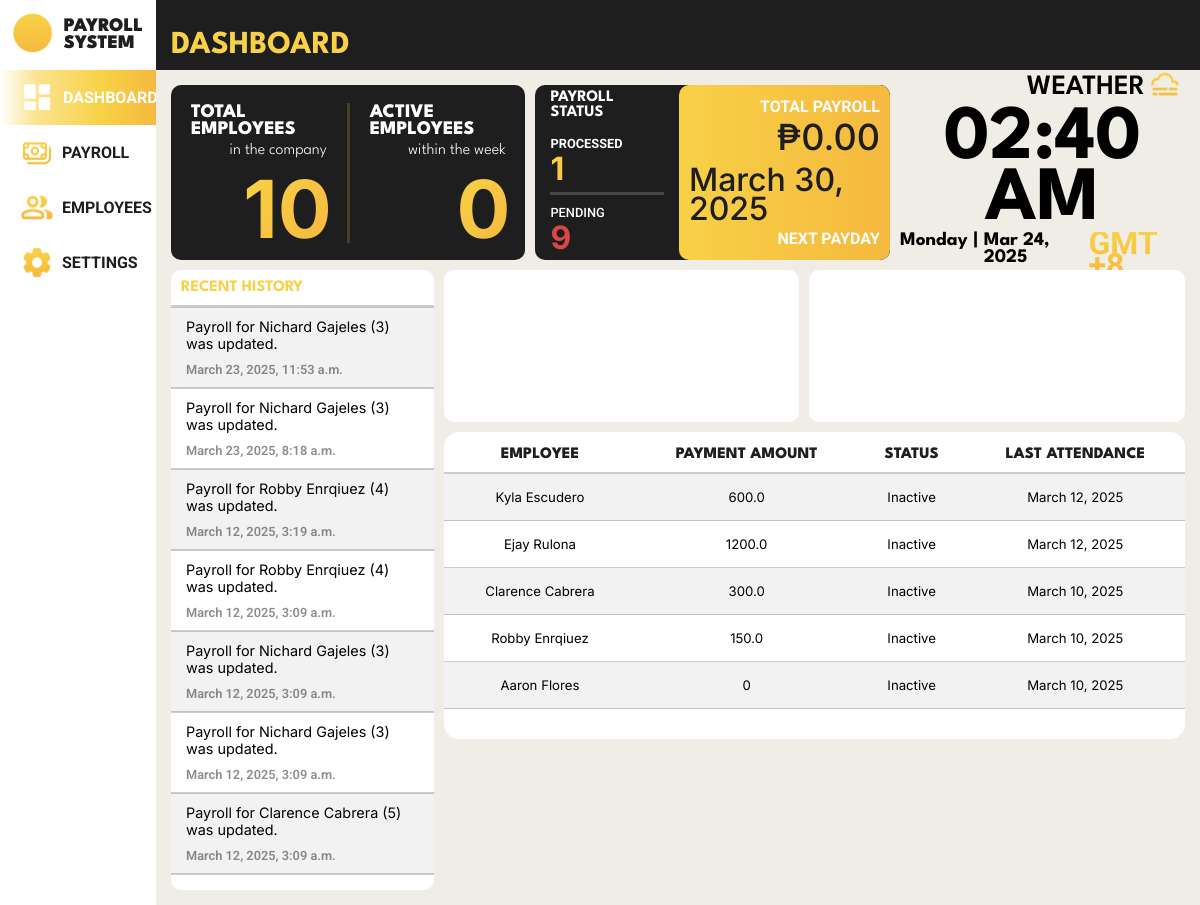
Page /payroll_system/dashboard/ (signed in) on the committed database.
### payroll_system/models.py (models this page shows, shortened)
class Payroll(models.Model):
    class PayrollStatus(models.TextChoices):
        PENDING = 'PENDING', _('Pending')
        PROCESSED = 'PROCESSED', _('Processed')
    payroll_id = models.AutoField(primary_key=True)
    rate = models.FloatField(default=0, null=False)
    incentives = models.FloatField(default=0, null=False)
    payroll_status = models.CharField(max_length=9, choices=PayrollStatus.choices, default=PayrollStatus.PENDING, null=True, blank=True)
    deductions = models.FloatField(default=0, null=False)
    salary = models.FloatField(default=0, null=False)
    cash_advance = models.FloatField(default=0, null=False)
    under_time = models.FloatField(default=0, null=False)
    payment_date = models.DateField(null=False)
    employee_id_fk = models.ForeignKey(Employee, on_delete=models.CASCADE, related_name='payrolls')
    attendance_id_fk = models.ForeignKey(Attendance, null=True, blank=True, on_delete=models.CASCADE)

class History(models.Model):
    history_id = models.AutoField(primary_key=True)
    description = models.CharField(max_length=255, null=False)
    date_time = models.DateTimeField(default=timezone.now, null=False)

class Employee(models.Model):
    class Gender(models.TextChoices):
        MALE = 'Male', _('Male')
        FEMALE = 'Female', _('Female')
        OTHERS = 'Others', _('Others')
    class HighestEducation(models.TextChoices):
        GRADESCHOOL = 'Grade School', _('Grade School')
        HIGHSCHOOL = 'High School', _('High School')
        BACHELORS_DEGREE = 'Bachelor\'s Degree', _('Bachelor\'s Degree')
        VOCATIONAL_EDUCATION = 'Vocational Education', _('Vocational Education')
        MASTERS_DEGREE = 'Master\'s Degree', _('Master\'s Degree')
    class EmployeeStatus(models.TextChoices):
        FULLTIME = 'Full Time', _('Full Time')
        PARTTIME = 'Part Time', _('Part Time')
    class ActiveStatus(models.TextChoices):
        ACTIVE = 'Active', _('Active')
        INACTIVE = 'Inactive', _('Inactive')
    employee_id = models.AutoField(primary_key=True)
    first_name = models.CharField(max_length=100, null=False)
    middle_name = models.CharField(max_length=100, null=True, blank=True)
    last_name = models.CharField(max_length=100, null=False)
    gender = models.CharField(max_length=6, choices=Gender.choices, null=False)
    date_of_birth = models.DateField(null=True)
    contact_number = models.CharField(max_length=15, null=True)
    emergency_contact = models.CharField(max_length=15, null=True)
    region = models.ForeignKey(Region, on_delete=models.SET_NULL, null=True, related_name='employees')
    province = models.ForeignKey(Province, on_delete=models.SET_NULL, null=True, related_name='employees')
    municipality = models.ForeignKey(Municipality, on_delete=models.SET_NULL, null=True, related_name='employees')
    barangay = models.ForeignKey(Barangay, on_delete=models.SET_NULL, null=True, related_name='employees')
    highest_education = models.CharField(max_length=20, choices=HighestEducation.choices, null=True)
    work_experience = models.CharField(max_length=2083, null=True)
    date_of_employment = models.DateField(default=timezone.now)
    days_worked = models.IntegerField(default=0, null=False)
    employee_status = models.CharField(max_length=9, choices=EmployeeStatus.choices, null=True)
    active_status = models.CharField(max_length=8, choices=ActiveStatus.choices, default=ActiveStatus.ACTIVE)
    absences = models.IntegerField(default=0, null=False)
    employee_image = models.ImageField(null=True, blank=True, upload_to='images/')

### payroll_system/views.py (the view)
# urls.py: path('dashboard/', views.dashboard, name='dashboard'),
@login_required
def dashboard(request):
    latest_attendance_subquery = (
        Attendance.objects
        .filter(employee_id_fk=OuterRef('pk'))
        .order_by('-date')
        .values('date')[:1]
    )
    latest_payroll_subquery = (
        Payroll.objects
        .filter(employee_id_fk=OuterRef('pk'))
        .order_by('-payment_date')
        .values('rate')[:1]
    )
    total_employees = Employee.objects.count()
    today = now().date()
    start_of_week = today - timedelta(days=today.weekday())  # Get Monday of current week
    end_of_week = start_of_week + timedelta(days=6)  # Get Sunday of current week
    active_employees_per_day = (
        Attendance.objects.filter(date__range=[start_of_week, end_of_week])
        .values('date')
        .annotate(active_count=Count('employee_id_fk', distinct=True))
    )
    total_active_counts = sum(day['active_count'] for day in active_employees_per_day)
    days_counted = len(active_employees_per_day) or 1  # Avoid division by zero
    avg_active_employees = total_active_counts / days_counted
    processed_payroll_count = (
        Employee.objects.filter(payrolls__payroll_status='PROCESSED')
        .distinct()
        .count()
    )
    pending_payroll_count = (
        Employee.objects.filter(payrolls__payroll_status='PENDING')
        .distinct()
        .count()
    )
    total_payroll = Payroll.objects.filter(payroll_status='PROCESSED').aggregate(Sum('salary'))['salary__sum']
    if total_payroll is None:
        total_payroll = "No total payroll yet"
    today = now().date()
    next_payday = Payroll.objects.filter(payment_date__gt=today).aggregate(Min('payment_date'))['payment_date__min']
    recent_employees = (
        Employee.objects
        .annotate(
            latest_attendance_date=Subquery(latest_attendance_subquery),
            latest_payroll=Subquery(latest_payroll_subquery)
        )
        .order_by('-latest_attendance_date', 'last_name')[:5] # Order by most recent attendance date
    )
    histories = History.objects.order_by('-date_time')[:7]
    for employee in recent_employees:
        employee.total_payment = (employee.latest_payroll or 0) * employee.attendances.count()
    context = {
        'histories': histories,
        'employees': recent_employees,
        'total_employees': total_employees,
        'avg_active_employees': round(avg_active_employees),
        'processed_payroll_count': processed_payroll_count,
        'pending_payroll_count': pending_payroll_count,
        'total_payroll': total_payroll,
        'next_payday': next_payday,
    }
    return render(request, 'payroll_system/dashboard.html', context)

### payroll_system/templates/payroll_system/dashboard.html (shortened to what this page needs)
{% load static %}
<!DOCTYPE html>
<html lang="en">
<head>
    <link rel="stylesheet" href="{% static 'css/template.css' %}">
    <link rel="stylesheet" href="{% static 'css/dashboard.css' %}">
</head>
<body>
    <div class="body">
        <nav>
            <div class="logo">
                <div class="logo-group">
                    <div class="logo-picture">
                        <img src="{% static 'images/logo_icon.png' %}" alt="">
                    </div>
                    <div class="logo-name">
                        <p>PAYROLL</p>
                        <p>SYSTEM</p>
                    </div>
                </div>
            </div>
            <div class="menu">
                <ul>
                    <li class="menu-dashboard" id="focused">
                        <a href="">
                            <img src="{% static 'images/dashboard_icon_focused.png' %}" alt="">
                            <div class="link">DASHBOARD</div>
                        </a>
                    </li>
                    <li class="menu-payroll">
                        <a href="{% url 'payroll_system:payrolls' %}">
                            <img src="{% static 'images/payroll_icon.png' %}" alt="">
                            <div class="link">PAYROLL</div>
                        </a>
                    </li>
                    <li class="menu-employees">
                        <a href="{% url 'payroll_system:employees' %}">
                            <img src="{% static 'images/employee_icon.png' %}" alt="">
                            <div class="link">EMPLOYEES</div>
                        </a>
                    </li>
                    <li class="menu-settings">
                        <a href="{% url 'payroll_system:settings' %}">
                            <img src="{% static 'images/settings_icon.png' %}" alt="">
                            <div class="link">SETTINGS</div>
                        </a>
                    </li>
                </ul>
            </div>
        </nav>
        <header>
            <h1>DASHBOARD</h1>
        </header>
        <div class="system_content">
            <div class="container">
                <div class="total_emp">
                    <div class="emp_statistics">
                        <div class="content">
                            <div class="title">
                                <h2>TOTAL EMPLOYEES</h2>
                                <p>in the company</p>
                            </div>
                            <p class="stats">{{ total_employees }}</p>
                        </div>
                        <div class="vertical-line"></div>
                        <div class="content">
                            <div class="title">
                                <h2>ACTIVE EMPLOYEES</h2>
                                <p>within the week</p>
                            </div>
                            <p class="stats">{{ avg_active_employees }}</p>
                        </div>
                    </div>
                </div>
                <div class="payroll_stats">
                    <div class="content1">
                        <h1 class="payroll_status">PAYROLL STATUS</h1>
                        <div class="processed">
                            <h2>PROCESSED</h2>
                            <p>{{ processed_payroll_count }}</p>
                        </div>
                        <div class="horizontal_line"></div>
                        <div class="pending">
                            <h2>PENDING</h2>
                            <p>{{ pending_payroll_count }}</p>
                        </div>
                    </div>
                    <div class="content2">
                        <div class="total_payroll">
                            <p>TOTAL PAYROLL</p>
                            <h1>{% if total_payroll == "No total payroll yet" %} No total payroll yet {% else %} ₱{{ total_payroll|floatformat:2 }} {% endif %}</h1>
                        </div>
                        <div class="next_payday">
                            <h1>{{ next_payday|default:"N/A" }}</h1>
                            <p>NEXT PAYDAY</p>
                        </div>
                    </div>
                </div>
                <div class="time">
                    <div class="top_content">
                        <div class="weather">
                            <p>WEATHER</p>
                            <img src="{% static 'images/weather_icon.png' %}" alt="">
                        </div>
                        <div class="number_time"><h1 id="philippines-time"></h1></div>
                    </div>
                    <div class="bottom_content">
                        <p id="philippines-day"></p>
                        <p> |</p>
                        <p id="philippines-date"></p>
                        <h1>GMT +8</h1>
                    </div>
                </div>
                <div class="table">
                    <table class="table-1">
                        <th style="font-weight: bold;">RECENT HISTORY</th>
                        {% for history in histories %}
                        <tr>
                            <td>
                                <p class="history">{{ history.description }}</p>
                                <p class="history_time">{{ history.date_time }}</p>
                            </td>
                        </tr>
                        {% empty %}
                        <tr>
                            <td>
                                <p>No logs found.</p>
                            </td>
                        </tr>
                        {% endfor %}
                        <tr>
                            <td>
                            </td>
                        </tr>
                    </table>
                </div>
                <div id="donutchart"></div>
                <div id="columnchart_values"></div>
                <div class="table2">
                    <table class="table-2">
                        <th style="color: #1E1E1E;">EMPLOYEE</th>
                        <th style="color: #1E1E1E;">PAYMENT AMOUNT</th>
                        <th style="color: #1E1E1E;">STATUS</th>
                        <th style="color: #1E1E1E;">LAST ATTENDANCE</th>
                        {% for employee in employees %}
                        <tr>
                            <td>{{ employee.first_name }} {{ employee.last_name }}</td>
                            <td>{{ employee.total_payment }}</td>
                            <td>
                                {% if employee.active_status == "Active" %}
                                    Active
                                {% else %}
                                    Inactive
                                {% endif %}
                            </td>
                            <td>
                                {% if employee.latest_attendance_date %}
                                        {{ employee.latest_attendance_date }}
                                {% else %}
                                    No Attendance Data
                                {% endif %}
                            </td>
                        </tr>
                        {% empty %}
                        <tr>
                            <td colspan="4">No employees found.</td>
                        </tr>
                        {% endfor %}
                        <tr>
                            <td></td>
                        </tr>
                    </table>
                </div>
            </div>
        </div>
    </div>
</body>
</html>

### static/css/template.css (style rules this page uses)
html, body { margin: 0; height: 100%; width: 100%; background-color: #EFEDE6; }
.body { height: 100%; width: 100%; display: grid; grid-template-areas: 'nav head head' 'nav main main' 'nav main main'; grid-template-columns: 13% auto auto; grid-template-rows: 70px auto auto; background-color: #EFEDE6; }
nav { height: 100%; width: 13%; position: fixed; top: 0; left: 0; grid-area: nav; z-index: 10; background-color: white; }
nav .logo { height: 70px; display: flex; justify-content: center; align-items: center; }
nav .logo .logo-group { display: flex; overflow: hidden; }
nav .logo .logo-group .logo-picture img { height: 40px; width: auto; object-fit: cover; }
nav .logo .logo-group .logo-name { margin: 5px 0 5px 12px; }
nav .logo .logo-group .logo-name p { margin: 0; text-align: left; color: #1e1e1e; font-family: 'League Spartan'; font-size: 120%; font-weight: 900; }
nav .menu { height: fit-content; }
nav .menu ul { list-style-type: none; margin: 0; padding: 0; }
nav .menu ul .menu-dashboard, nav .menu ul .menu-payroll, nav .menu ul .menu-employees, nav .menu ul .menu-settings { margin: 0; padding: 10px 20px; overflow: hidden; }
nav .menu ul .menu-dashboard a, nav .menu ul .menu-payroll a, nav .menu ul .menu-employees a, nav .menu ul .menu-settings a { text-decoration: none; display: flex; }
nav .menu ul .menu-dashboard a .link, nav .menu ul .menu-payroll a .link, nav .menu ul .menu-employees a .link, nav .menu ul .menu-settings a .link { margin: 8px; text-decoration: none; text-align: left; color: #1e1e1e; font-family: 'Roboto'; font-size: 100%; font-weight: 700; }
#focused { background: linear-gradient(89.98deg, rgba(248, 209, 70, 0), rgba(248, 209, 70, 0.6) 23%, #f8d146 66%, #f5b93f); }
#focused .link { color: #fff; }
header { grid-area: head; z-index: 9; background-color: #1e1e1e; color: #f8d146; font-family: 'League Spartan'; display: flex; justify-content: start; align-items: end; }
header h1 { margin: 10px 15px; font-size: 2rem; }
.system_content { grid-area: main; z-index: 8; background: none; }

### rows in the picture
Payroll: payment_date "March 30, 2025"
History: description "Payroll for Nichard Gajeles (3) was updated.", date_time "March 23, 2025, 11:53 a.m."
History: description "Payroll for Nichard Gajeles (3) was updated.", date_time "March 23, 2025, 8:18 a.m."
History: description "Payroll for Robby Enrqiuez (4) was updated.", date_time "March 12, 2025, 3:19 a.m."
History: description "Payroll for Robby Enrqiuez (4) was updated.", date_time "March 12, 2025, 3:09 a.m."
History: description "Payroll for Nichard Gajeles (3) was updated.", date_time "March 12, 2025, 3:09 a.m."
History: description "Payroll for Nichard Gajeles (3) was updated.", date_time "March 12, 2025, 3:09 a.m."
History: description "Payroll for Clarence Cabrera (5) was updated.", date_time "March 12, 2025, 3:09 a.m."
Employee: first_name "Kyla", last_name "Escudero", total_payment "600.0", active_status "Inactive", latest_attendance_date "March 12, 2025"
Employee: first_name "Ejay", last_name "Rulona", total_payment "1200.0", active_status "Inactive", latest_attendance_date "March 12, 2025"
Employee: first_name "Clarence", last_name "Cabrera", total_payment "300.0", active_status "Inactive", latest_attendance_date "March 10, 2025"
Employee: first_name "Robby", last_name "Enrqiuez", total_payment "150.0", active_status "Inactive", latest_attendance_date "March 10, 2025"
Employee: first_name "Aaron", last_name "Flores", total_payment "0", active_status "Inactive", latest_attendance_date "March 10, 2025"

### other values in the picture
{{ total_employees }} "10"
{{ avg_active_employees }} "0"
{{ processed_payroll_count }} "1"
{{ pending_payroll_count }} "9"
{{ total_payroll|floatformat:2 }} "0.00"
